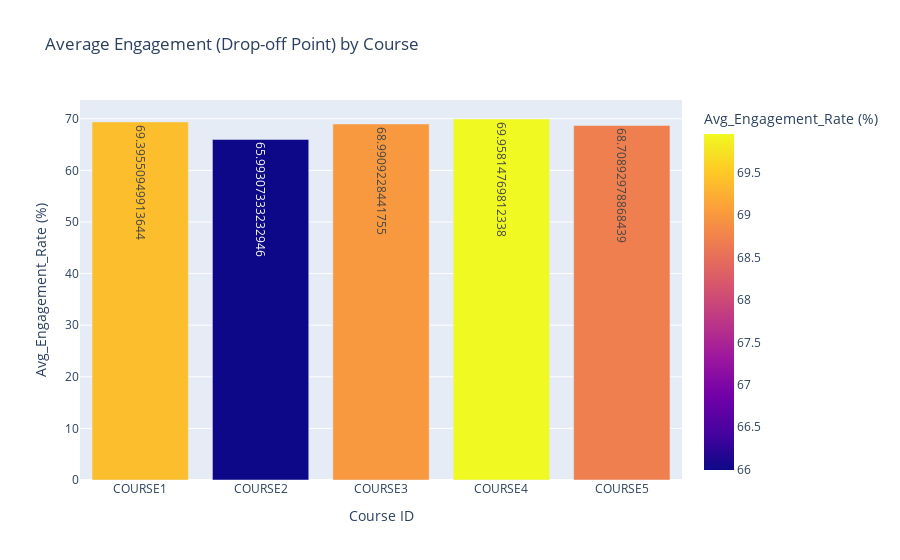

Notebook code cell kept with this figure:
### Markdown cell above
Plot: Engagement Rate by Course

### Code cell
fig4 = px.bar(
    drop_summary.reset_index(),
    x='Course ID',
    y='Avg_Engagement_Rate (%)',
    title='Average Engagement (Drop-off Point) by Course',
    text='Avg_Engagement_Rate (%)',
    color='Avg_Engagement_Rate (%)'
)
fig4.show()

### Figure 1 — Plotly figure (JSON) as saved in the notebook; plotly's stock layout.template omitted (floating-point values rounded to 4 significant figures)
{"data": [{"hovertemplate": "Course ID=%{x}<br>Avg_Engagement_Rate (%)=%{marker.color}<extra></extra>", "legendgroup": "", "marker": {"color": [69.4, 65.99, 68.99, 69.96, 68.71], "coloraxis": "coloraxis", "pattern": {"shape": ""}}, "name": "", "orientation": "v", "showlegend": false, "text": [69.4, 65.99, 68.99, 69.96, 68.71], "textposition": "auto", "type": "bar", "x": ["COURSE1", "COURSE2", "COURSE3", "COURSE4", "COURSE5"], "xaxis": "x", "y": [69.4, 65.99, 68.99, 69.96, 68.71], "yaxis": "y"}], "layout": {"barmode": "relative", "coloraxis": {"colorbar": {"title": {"text": "Avg_Engagement_Rate (%)"}}, "colorscale": [[0, "#0d0887"], [0.1111, "#46039f"], [0.2222, "#7201a8"], [0.3333, "#9c179e"], [0.4444, "#bd3786"], [0.5556, "#d8576b"], [0.6667, "#ed7953"], [0.7778, "#fb9f3a"], [0.8889, "#fdca26"], [1, "#f0f921"]]}, "legend": {"tracegroupgap": 0}, "title": {"text": "Average Engagement (Drop-off Point) by Course"}, "xaxis": {"anchor": "y", "domain": [0, 1], "title": {"text": "Course ID"}}, "yaxis": {"anchor": "x", "domain": [0, 1], "title": {"text": "Avg_Engagement_Rate (%)"}}}}
